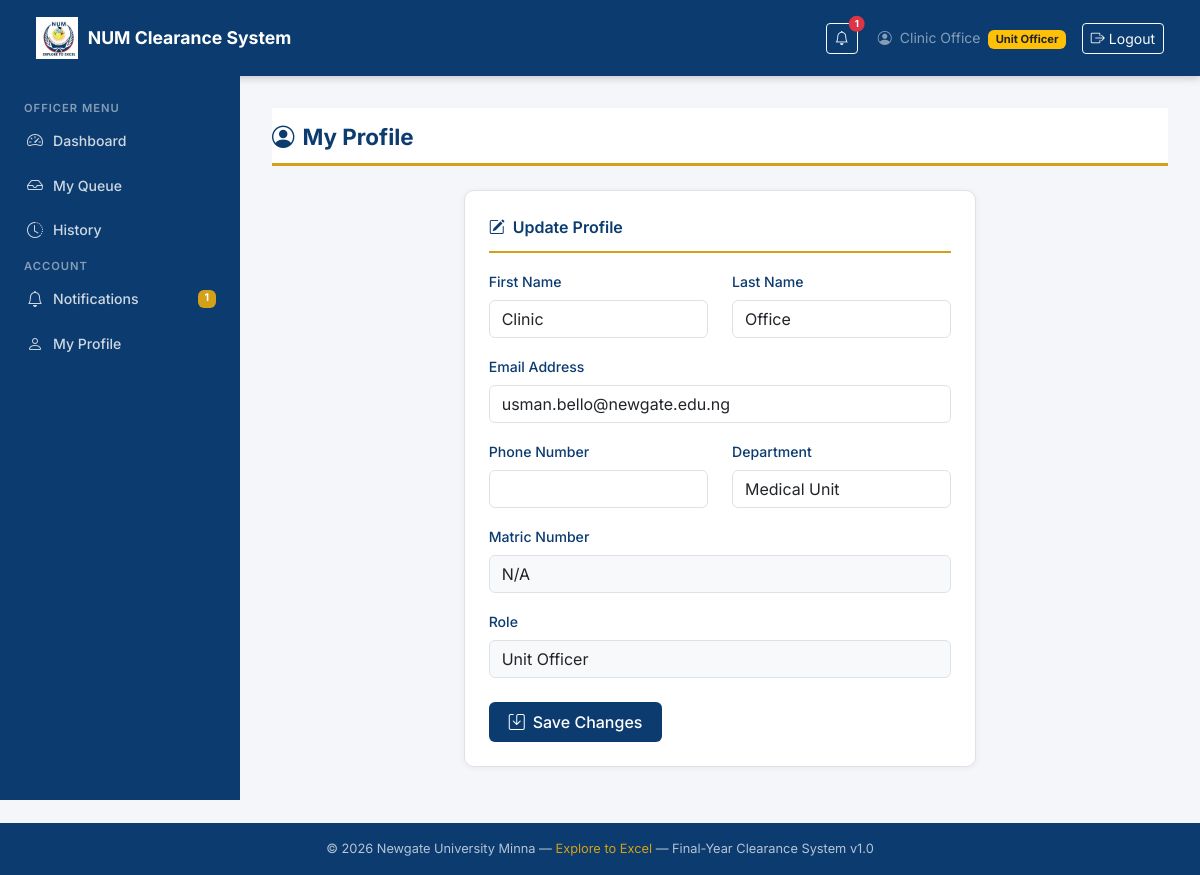
The app's page /accounts/profile/ (signed in) with its own data.
### accounts/models.py (models this page shows, shortened)
class CustomUser(AbstractUser):
    ROLE_CHOICES = [
        ('student',      'Student'),
        ('bursary',      'Bursary Officer'),
        ('unit_officer', 'Unit Officer'),
        ('admin',        'Administrator'),
    ]
    role            = models.CharField(max_length=20, choices=ROLE_CHOICES, default='student')
    matric_number   = models.CharField(max_length=20, blank=True, null=True, unique=True)
    department      = models.CharField(max_length=100, blank=True, null=True)
    phone           = models.CharField(max_length=15, blank=True, null=True)
    is_verified     = models.BooleanField(default=False)
    @property
    def is_student(self):
        return self.role == 'student'
    @property
    def is_bursary(self):
        return self.role == 'bursary'
    @property
    def is_unit_officer(self):
        return self.role == 'unit_officer'

### accounts/views.py (the view)
# urls.py: path('profile/',      views.profile_view,      name='profile'),
@login_required
def profile_view(request):
    form = ProfileUpdateForm(
        request.POST or None,
        instance=request.user
    )
    if request.method == 'POST':
        if form.is_valid():
            form.save()
            messages.success(request, 'Profile updated successfully.')
            return redirect('accounts:profile')
    return render(request, 'accounts/profile.html', {'form': form})

### accounts/forms.py
class ProfileUpdateForm(forms.ModelForm):
    class Meta:
        model  = User
        fields = [
            'first_name',
            'last_name',
            'email',
            'phone',
            'department',
        ]
        widgets = {
            'first_name': forms.TextInput(attrs={
                'class': 'form-control'
            }),
            'last_name': forms.TextInput(attrs={
                'class': 'form-control'
            }),
            'email': forms.EmailInput(attrs={
                'class': 'form-control'
            }),
            'phone': forms.TextInput(attrs={
                'class': 'form-control'
            }),
            'department': forms.TextInput(attrs={
                'class': 'form-control'
            }),
        }

### clearance/templatetags/clearance_tags.py (called while the page is built)
@register.simple_tag
def unread_count(user):
    if not user or not user.is_authenticated:
        return 0
    return Notification.objects.filter(
        user=user,
        is_read=False
    ).count()

### templates/accounts/profile.html (shortened to what this page needs)
{% extends 'base.html' %}
{% block content %}
<div class="page-header">
  <h1><i class="bi bi-person-circle me-2"></i>My Profile</h1>
</div>
<div class="row justify-content-center">
  <div class="col-md-7">
    <div class="num-card">
      <div class="card-title">
        <i class="bi bi-pencil-square me-2"></i>Update Profile
      </div>
      <form method="post" novalidate>
        <div class="row">
          <div class="col-md-6 mb-3">
            <label class="form-label">First Name</label>
            {{ form.first_name }}
          </div>
          <div class="col-md-6 mb-3">
            <label class="form-label">Last Name</label>
            {{ form.last_name }}
          </div>
        </div>
        <div class="mb-3">
          <label class="form-label">Email Address</label>
          {{ form.email }}
        </div>
        <div class="row">
          <div class="col-md-6 mb-3">
            <label class="form-label">Phone Number</label>
            {{ form.phone }}
          </div>
          <div class="col-md-6 mb-3">
            <label class="form-label">Department</label>
            {{ form.department }}
          </div>
        </div>
        <div class="mb-3">
          <label class="form-label">Matric Number</label>
          <input type="text"
                 class="form-control bg-light"
                 value="{{ user.matric_number|default:'N/A' }}"
                 readonly/>
        </div>
        <div class="mb-4">
          <label class="form-label">Role</label>
          <input type="text"
                 class="form-control bg-light"
                 value="{{ user.get_role_display }}"
                 readonly/>
        </div>
        <button type="submit" class="btn btn-num">
          <i class="bi bi-save me-2"></i>Save Changes
        </button>
      </form>
    </div>
  </div>
</div>
{% endblock %}

### templates/base.html (shortened to what this page needs)
{% load static clearance_tags %}
<!DOCTYPE html>
<html lang="en">
<head>
  <link href="https://cdn.jsdelivr.net/npm/bootstrap@5.3.0/dist/css/bootstrap.min.css" rel="stylesheet"/>
  <link href="https://cdn.jsdelivr.net/npm/bootstrap-icons@1.11.0/font/bootstrap-icons.css" rel="stylesheet"/>
</head>
<body>
  {% if user.is_authenticated %}
  <nav class="navbar num-navbar">
    <div class="container-fluid">
      <a class="navbar-brand" href="{% url 'dashboard' %}">
        {% load static %}
        <img src="{% static 'images/num-logo.webp' %}" alt="NUM Logo"/>
        <span>NUM Clearance System</span>
      </a>
      <div class="d-flex align-items-center gap-3">
        {% load clearance_tags %}
          {% unread_count request.user as unread %}
        <a href="{% url 'clearance:notifications' %}"
          class="btn btn-sm btn-outline-light position-relative me-1">
          <i class="bi bi-bell"></i>
          {% if unread > 0 %}
            <span class="position-absolute top-0 start-100
                        translate-middle badge rounded-pill bg-danger"
                  style="font-size:0.6rem;">
              {{ unread }}
            </span>
          {% endif %}
        </a>
        <span class="text-white-50 small d-none d-md-inline">
          <i class="bi bi-person-circle me-1"></i>
          {{ user.get_full_name|default:user.username }}
          <span class="badge bg-warning text-dark ms-1" style="font-size:0.7rem;">
            {{ user.get_role_display }}
          </span>
        </span>
        <a href="{% url 'logout' %}" class="btn btn-sm btn-outline-light">
          <i class="bi bi-box-arrow-right me-1"></i>Logout
        </a>
      </div>
    </div>
  </nav>
  <div class="sidebar">
    {% if user.is_student %}
      <span class="sidebar-heading">Student Menu</span>
      <a href="{% url 'dashboard' %}"
         class="nav-link {% if request.resolver_match.url_name == 'dashboard' %}active{% endif %}">
        <i class="bi bi-speedometer2"></i> Dashboard
      </a>
      <a href="{% url 'clearance:submit' %}"
         class="nav-link {% if request.resolver_match.url_name == 'submit' %}active{% endif %}">
        <i class="bi bi-send"></i> Submit Clearance
      </a>
      <a href="{% url 'clearance:status' %}"
         class="nav-link {% if request.resolver_match.url_name == 'status' %}active{% endif %}">
        <i class="bi bi-clipboard2-check"></i> My Status
      </a>
    {% elif user.is_unit_officer %}
      <span class="sidebar-heading">Officer Menu</span>
      <a href="{% url 'dashboard' %}" class="nav-link">
        <i class="bi bi-speedometer2"></i> Dashboard
      </a>
      <a href="{% url 'clearance:officer_queue' %}" class="nav-link">
        <i class="bi bi-inbox"></i> My Queue
      </a>
      <a href="{% url 'clearance:officer_history' %}" class="nav-link">
        <i class="bi bi-clock-history"></i> History
      </a>
    {% endif %}
    <span class="sidebar-heading" style="margin-top:2rem;">Account</span>
      <a href="{% url 'clearance:notifications' %}"
        class="nav-link {% if request.resolver_match.url_name == 'notifications' %}active{% endif %}">
        <i class="bi bi-bell"></i> Notifications
        {% unread_count request.user as unread %}
        {% if unread > 0 %}
          <span class="badge ms-auto"
                style="background:var(--num-gold); color:white;">
            {{ unread }}
          </span>
        {% endif %}
      </a>
      <a href="{% url 'accounts:profile' %}" class="nav-link">
        <i class="bi bi-person"></i> My Profile
      </a>
  </div>
  <div class="main-content">
    {% block content %}{% endblock %}
  </div>
  {% else %}
    {% block auth_content %}{% endblock %}
  {% endif %}
  <footer class="num-footer">
    &copy; {% now "Y" %} Newgate University Minna &mdash;
    <span>Explore to Excel</span> &mdash;
    Final-Year Clearance System v1.0
  </footer>
</body>
</html>

### templates/base.html (style rules this page uses)
:root { --num-navy: #0b3b6f; --num-gold: #d4a017; --num-light: #f4f6f9; --num-white: #ffffff; --num-text: #212529; --num-border: #dee2e6; --num-green: #198754; --num-red: #dc3545; }
* { font-family: 'Inter', sans-serif; }
body { background-color: var(--num-light); color: var(--num-text); min-height: 100vh; display: flex; flex-direction: column; }
.num-navbar { background-color: var(--num-navy); padding: 0.75rem 1.5rem; box-shadow: 0 2px 8px rgba(0,0,0,0.2); }
.num-navbar .navbar-brand { color: var(--num-white) !important; font-weight: 700; font-size: 1.1rem; display: flex; align-items: center; gap: 10px; }
.num-navbar .navbar-brand img { height: 42px; width: auto; }
.sidebar { background-color: var(--num-navy); min-height: calc(100vh - 70px); width: 240px; position: fixed; top: 70px; left: 0; padding: 1.5rem 0; z-index: 100; transition: transform 0.3s; }
.sidebar .sidebar-heading { color: rgba(255,255,255,0.5); font-size: 0.7rem; font-weight: 600; text-transform: uppercase; letter-spacing: 1px; padding: 0.5rem 1.5rem; margin-top: 1rem; }
.sidebar .nav-link { color: rgba(255,255,255,0.8); font-size: 0.88rem; font-weight: 500; padding: 0.65rem 1.5rem; display: flex; align-items: center; gap: 10px; border-left: 3px solid transparent; transition: all 0.2s; }
.sidebar .nav-link i { font-size: 1rem; }
.main-content { margin-left: 240px; padding: 2rem; flex: 1; }
.num-card { background: var(--num-white); border: 1px solid var(--num-border); border-radius: 10px; box-shadow: 0 1px 6px rgba(0,0,0,0.06); padding: 1.5rem; margin-bottom: 1.5rem; }
.num-card .card-title { font-size: 1rem; font-weight: 600; color: var(--num-navy); margin-bottom: 1rem; padding-bottom: 0.75rem; border-bottom: 2px solid var(--num-gold); }
.btn-num { background-color: var(--num-navy); color: var(--num-white); border: none; font-weight: 500; border-radius: 6px; padding: 0.5rem 1.25rem; transition: background 0.2s; }
.page-header { background: var(--num-white); border-bottom: 3px solid var(--num-gold); padding: 1rem 0 0.75rem; margin-bottom: 1.5rem; }
.page-header h1 { font-size: 1.4rem; font-weight: 700; color: var(--num-navy); margin: 0; }
.form-label { font-weight: 500; font-size: 0.88rem; color: var(--num-navy); }
.num-footer { background-color: var(--num-navy); color: rgba(255,255,255,0.7); text-align: center; padding: 1rem; font-size: 0.8rem; margin-top: auto; }
.num-footer span { color: var(--num-gold); }

### records on screen
CustomUser: get_full_name "Clinic Office", role "Unit Officer", first_name "Clinic", last_name "Office", email "usman.bello@newgate.edu.ng", department "Medical Unit", matric_number "N/A"

### other values on screen
{{ unread }} "1"
